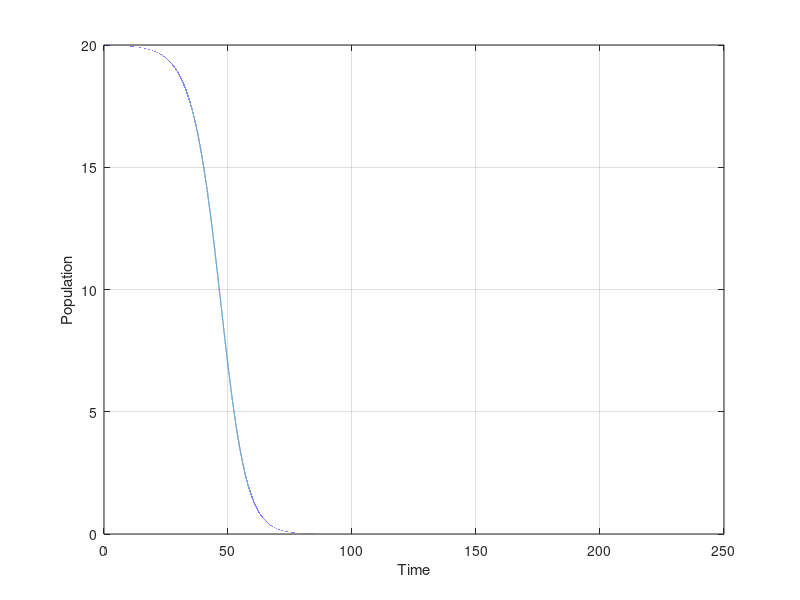

MATLAB code for this plot:
r=0.00001;
M=100;
m=20;
A=19.99;
B=0;
time=250;
step_size=0.001;
B_array=zeros(1,time/step_size);
A_array=zeros(1,time/step_size);
rt=0:step_size:time;
j=1;
A0=20;
for i=0:step_size:time
  A=A+r*A*(A-A0)*(1-(A/M));
  A_array(1,j)=A;
  j=j+1;
end
 



plot(rt,A_array);
xlabel('Time');
ylabel('Population');
grid;
hold on;
